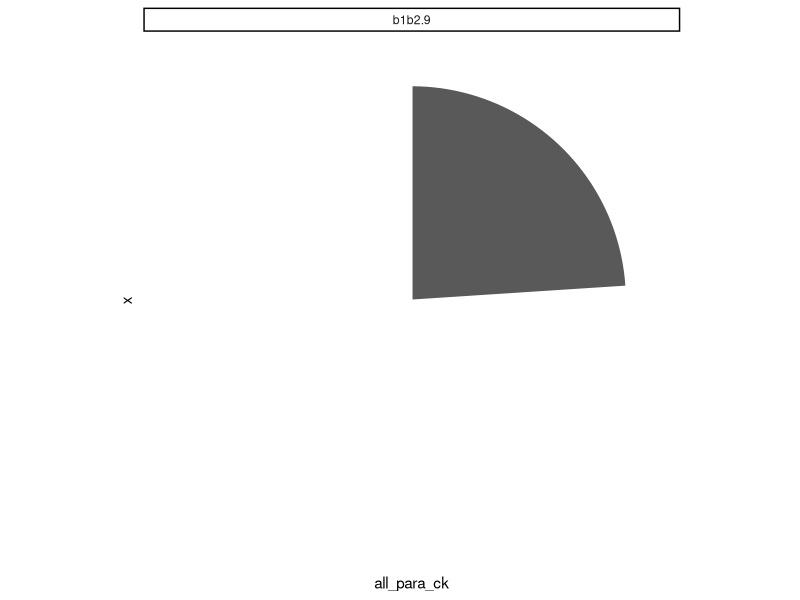
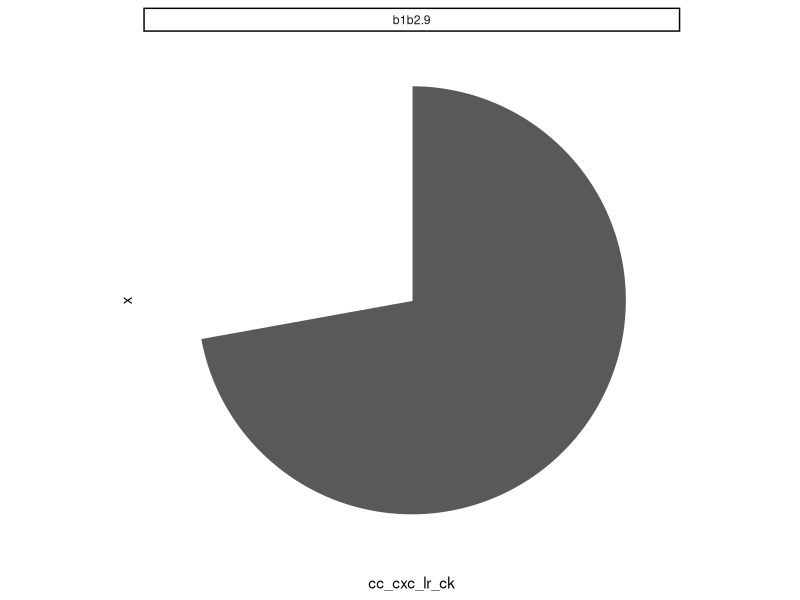
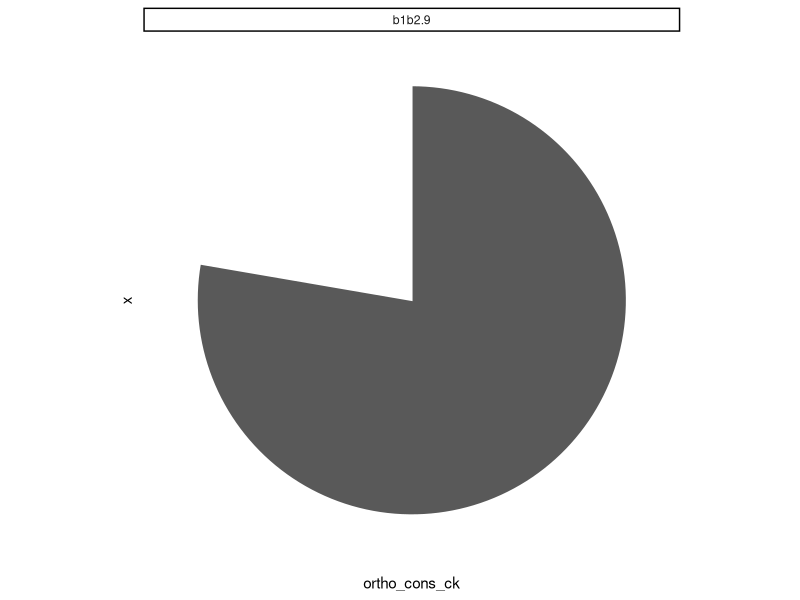
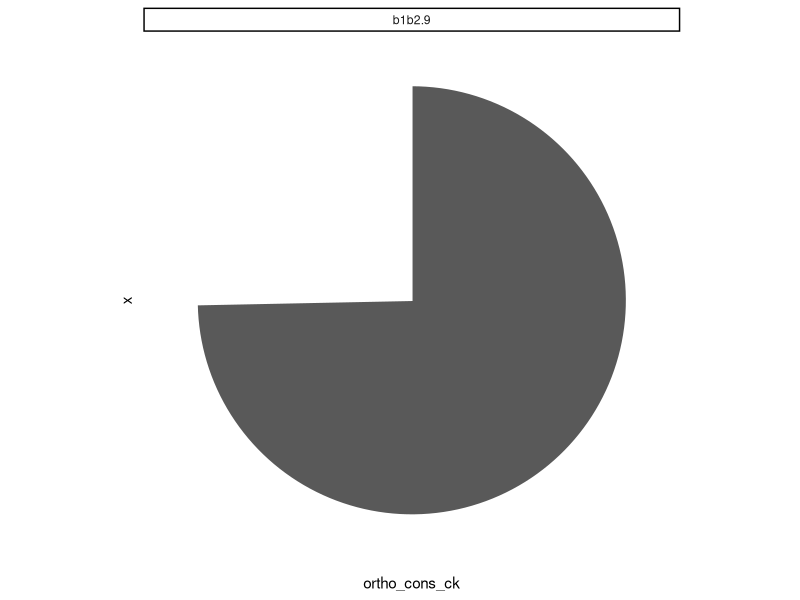
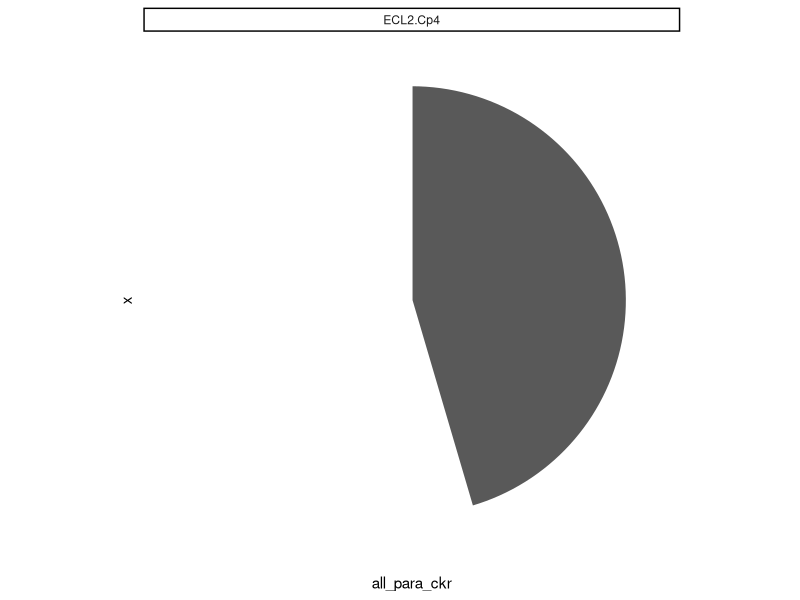
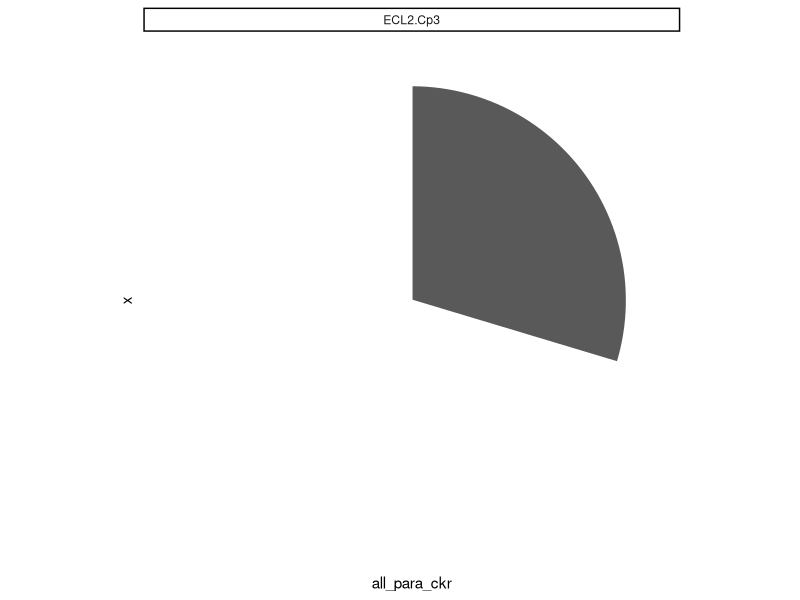
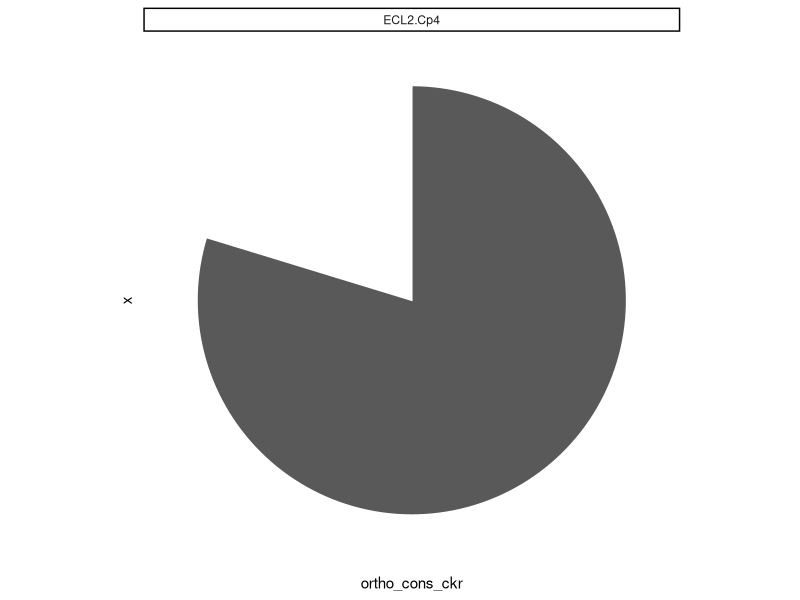
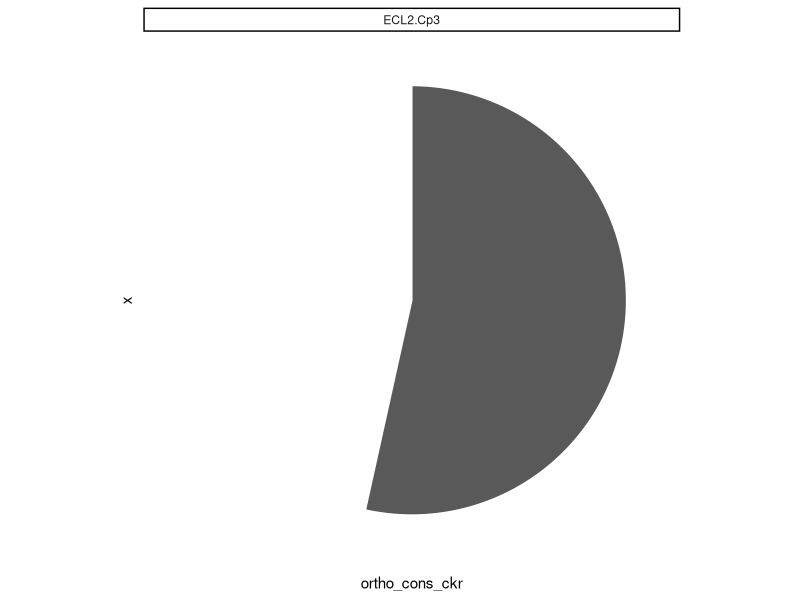

Write R code to recreate these figures, in order.
# Name:     03_cons_by_cons_pie.R
# Updated:  20210415
# Author:   Andrew Kleist

# packages, working directory
setwd("~/Desktop/Volkman_Lab/BABU_VOLKMAN/CHEMOKINE_PRJ/Data/chemokine_gpcr_ms/")
library(tidyverse)

##### 1: CHEMOKINE PIE CHARTS ##################################################
  
  # import
  rin <- read_csv("05_integrate/output/RIN_CONS_CLASS.csv")
  
  # select and pie chart - CHEMOKINE T1
  rin %>% 
    filter(file == "5uiw") %>% 
    filter(source_gnccn %in% c("b1b2.9")) %>%
    select(source_gnccn, all_para_ck) %>% 
    unique() %>%
    ggplot(aes(x = "", y= all_para_ck)) +
    geom_bar(width = 0.5,size = 0.5, stat="identity", color = "white") +
    coord_polar("y") +
    ylim(0,1) +
    theme_classic() +
    theme(axis.line = element_blank(),
          axis.text = element_blank(),
          axis.ticks = element_blank()) +
    facet_grid(. ~ source_gnccn)
  
  # select and pie chart - CHEMOKINE T2
  # note that you must scale T2 since it is on a 0.5-1 scale
  rin %>% 
    filter(file == "5uiw") %>% 
    filter(source_gnccn %in% c("b1b2.9")) %>%
    select(source_gnccn, cc_cxc_lr_ck) %>% 
    unique() %>%
    mutate(cc_cxc_lr_ck = cc_cxc_lr_ck - 0.5) %>%
    ggplot(aes(x = "", y= cc_cxc_lr_ck)) +
    geom_bar(width = 0.5,size = 0.5, stat="identity", color = "white") +
    coord_polar("y") +
    ylim(0, .5) +
    theme_classic() +
    theme(axis.line = element_blank(),
          axis.text = element_blank(),
          axis.ticks = element_blank()) +
    facet_grid(. ~ source_gnccn)
  
  # select and pie chart - CHEMOKINE T3
  rin %>% 
    filter(file == "5uiw") %>% 
    filter(source_gnccn %in% c("b1b2.9")) %>%
    select(source_gnccn, ortho_cons_ck) %>% 
    unique() %>%
    ggplot(aes(x = "", y= ortho_cons_ck)) +
    geom_bar(width = 0.5,size = 0.5, stat="identity", color = "white") +
    coord_polar("y") +
    ylim(0,1) +
    theme_classic() +
    theme(axis.line = element_blank(),
          axis.text = element_blank(),
          axis.ticks = element_blank()) +
    facet_grid(. ~ source_gnccn)
  
  # select and pie chart - CHEMOKINE T3
  rin %>% 
    filter(file == "6wwz") %>% 
    filter(source_gnccn %in% c("b1b2.9")) %>%
    select(source_gnccn, ortho_cons_ck) %>% 
    unique() %>%
    ggplot(aes(x = "", y= ortho_cons_ck)) +
    geom_bar(width = 0.5,size = 0.5, stat="identity", color = "white") +
    coord_polar("y") +
    ylim(0,1) +
    theme_classic() +
    theme(axis.line = element_blank(),
          axis.text = element_blank(),
          axis.ticks = element_blank()) +
    facet_grid(. ~ source_gnccn)
  
  
  
##### 2: RECEPTOR PIE CHARTS ###################################################
  
  # import
  rin <- read_csv("05_integrate/output/RIN_CONS_CLASS.csv")
  
  # select and pie chart -  T1
  rin %>% 
    filter(file == "5uiw") %>% 
    filter(target_gnccn %in% c("ECL2.Cp4")) %>%
    select(target_gnccn, all_para_ckr) %>% 
    unique() %>%
    ggplot(aes(x = "", y= all_para_ckr)) +
    geom_bar(width = 0.5,size = 0.5, stat="identity", color = "white") +
    coord_polar("y") +
    ylim(0,1) +
    theme_classic() +
    theme(axis.line = element_blank(),
          axis.text = element_blank(),
          axis.ticks = element_blank()) +
    facet_grid(. ~ target_gnccn)
  
  # select and pie chart -  T1
  rin %>% 
    filter(file == "6wwz") %>% 
    filter(target_gnccn %in% c("ECL2.Cp3")) %>%
    select(target_gnccn, all_para_ckr) %>% 
    unique() %>%
    ggplot(aes(x = "", y= all_para_ckr)) +
    geom_bar(width = 0.5,size = 0.5, stat="identity", color = "white") +
    coord_polar("y") +
    ylim(0,1) +
    theme_classic() +
    theme(axis.line = element_blank(),
          axis.text = element_blank(),
          axis.ticks = element_blank()) +
    facet_grid(. ~ target_gnccn)
  
  # select and pie chart -  T2
  # note that you must scale T2 since it is on a 0.5-1 scale
  # rin %>% 
  #   filter(file == "5uiw") %>% 
  #   filter(target_gnccn %in% c("ECL2.Cp4")) %>%
  #   select(target_gnccn, cc_cxc_lr_ckr) %>% 
  #   unique() %>%
  #   mutate(cc_cxc_lr_ckr = cc_cxc_lr_ckr - 0.5) %>%
  #   ggplot(aes(x = "", y= cc_cxc_lr_ckr)) +
  #   geom_bar(width = 0.5,size = 0.5, stat="identity", color = "white") +
  #   coord_polar("y") +
  #   ylim(0, .5) +
  #   theme_classic() +
  #   theme(axis.line = element_blank(),
  #         axis.text = element_blank(),
  #         axis.ticks = element_blank()) +
  #   facet_grid(. ~ target_gnccn)
  
  # select and pie chart -  T3
  rin %>% 
    filter(file == "5uiw") %>% 
    filter(target_gnccn %in% c("ECL2.Cp4")) %>%
    select(target_gnccn, ortho_cons_ckr) %>% 
    unique() %>%
    ggplot(aes(x = "", y= ortho_cons_ckr)) +
    geom_bar(width = 0.5,size = 0.5, stat="identity", color = "white") +
    coord_polar("y") +
    ylim(0,1) +
    theme_classic() +
    theme(axis.line = element_blank(),
          axis.text = element_blank(),
          axis.ticks = element_blank()) +
    facet_grid(. ~ target_gnccn)
  
  
  # select and pie chart -  T3
  rin %>% 
    filter(file == "6wwz") %>% 
    filter(target_gnccn %in% c("ECL2.Cp3")) %>%
    select(target_gnccn, ortho_cons_ckr) %>% 
    unique() %>%
    ggplot(aes(x = "", y= ortho_cons_ckr)) +
    geom_bar(width = 0.5,size = 0.5, stat="identity", color = "white") +
    coord_polar("y") +
    ylim(0,1) +
    theme_classic() +
    theme(axis.line = element_blank(),
          axis.text = element_blank(),
          axis.ticks = element_blank()) +
    facet_grid(. ~ target_gnccn)
  
  
  
  
